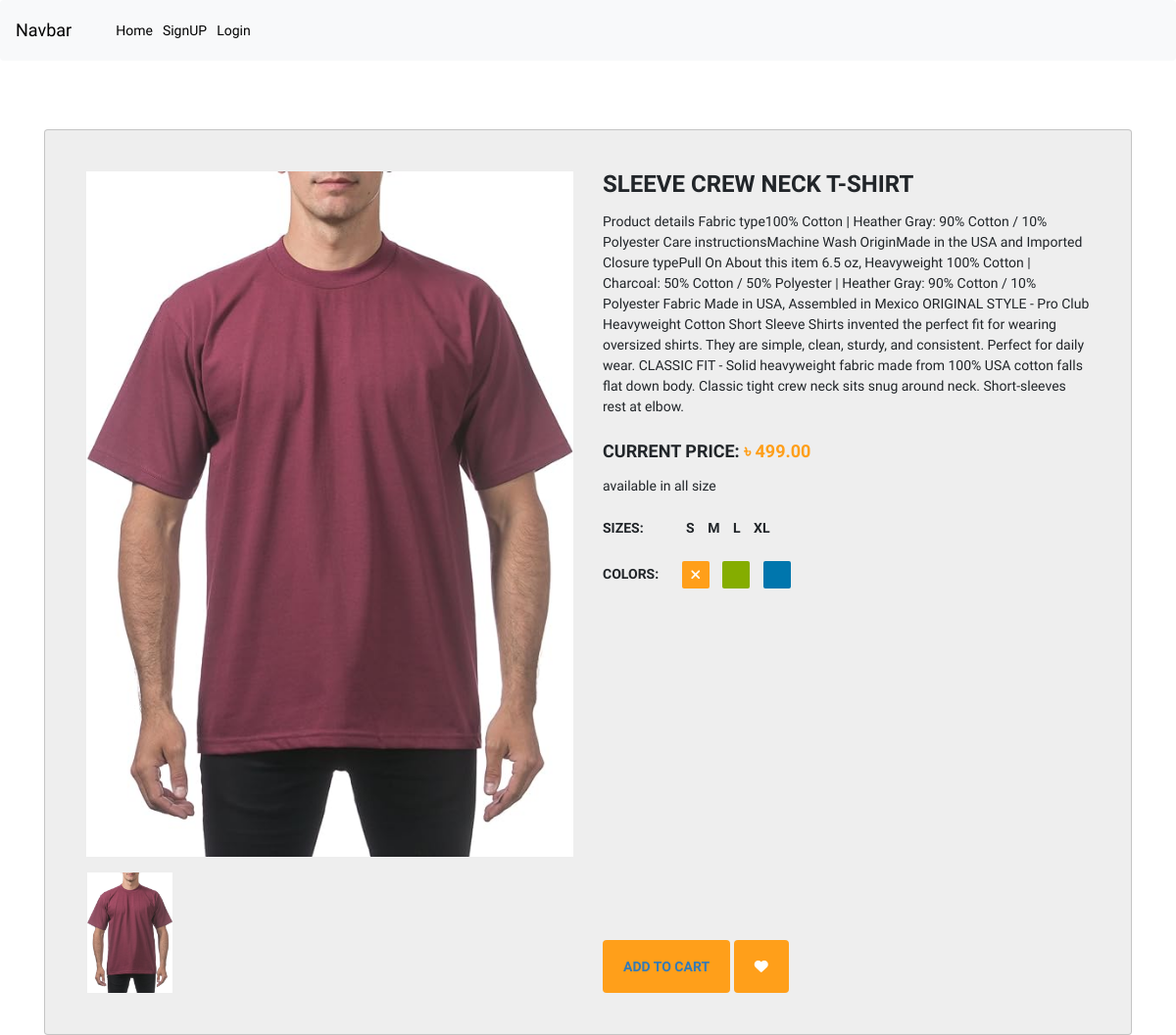
The app's page /pd/2 with its own data.
### App_shop/models.py (models this page shows, shortened)
class Products(models.Model):
    image = models.ImageField(upload_to='product-images')
    name = models.CharField(max_length=264)
    category = models.ForeignKey(Category,on_delete=models.CASCADE,related_name='category')
    preview_text = models.CharField(max_length=924)
    detail_text = models.CharField(max_length=1000)
    price = models.FloatField()
    old_price = models.FloatField(default=0.00)
    created = models.DateTimeField(auto_now_add=True)
    class Meta:
        ordering = ['-created']

### App_shop/views.py (the view)
# urls.py: path('pd/<pk>',ProductDetail.as_view(),name='pd')
class ProductDetail(DetailView):
    model = Products
    template_name = 'App_shop/pd.html'
    context_object_name = 'object'

### templates/App_shop/pd.html (shortened to what this page needs)
{%extends 'base.html' %}
{%block body_block%}
{% load static %}
<link href="//maxcdn.bootstrapcdn.com/bootstrap/3.3.0/css/bootstrap.min.css" rel="stylesheet" id="bootstrap-css">
<link rel="stylesheet" href="{% static 'css/pd.css' %}">
    <link href="https://maxcdn.bootstrapcdn.com/font-awesome/4.7.0/css/font-awesome.min.css" rel="stylesheet">
	<div class="container">
		<div class="card">
			<div class="container-fliud">
				<div class="wrapper row">
					<div class="preview col-md-6">
						<div class="preview-pic tab-content">
						  <div class="tab-pane active" id="pic-1"><img src="{{object.image.url}}" /></div>
						</div>
						<ul class="preview-thumbnail nav nav-tabs">
						  <li><a data-target="#pic-5" data-toggle="tab"><img src="{{object.image.url}}" /></a></li>
						</ul>
					</div>
					<div class="details col-md-6">
						<h3 class="product-title">{{object.name}}</h3>
						<p class="product-description">{{object.detail_text}}</p>
						<h4 class="price">current price: <span>&#2547 {{object.price|floatformat:2}}</span></h4>
						<p class="vote"> available in all size</p>
						<h5 class="sizes">sizes:
							<span class="size" data-toggle="tooltip" title="small">s</span>
							<span class="size" data-toggle="tooltip" title="medium">m</span>
							<span class="size" data-toggle="tooltip" title="large">l</span>
							<span class="size" data-toggle="tooltip" title="xtra large">xl</span>
						</h5>
						<h5 class="colors">colors:
							<span class="color orange not-available" data-toggle="tooltip" title="Not In store"></span>
							<span class="color green"></span>
							<span class="color blue"></span>
						</h5>
						<div class="action">
							<button class="add-to-cart btn btn-default" type="button"><a href="{% url 'add' pk=object.pk %}" style="text-decoration: none;">add to cart</a></button>
							<button class="like btn btn-default" type="button"><span class="fa fa-heart"></span></button>
						</div>
					</div>
				</div>
			</div>
		</div>
	</div>
{%endblock%}

### templates/base.html (shortened to what this page needs)
<!doctype html>
{% load cart_tag %}
<html lang="en">
  <head>
    <link href="https://cdn.jsdelivr.net/npm/bootstrap@5.3.3/dist/css/bootstrap.min.css" rel="stylesheet">
  </head>
  <body>
    <nav class="navbar navbar-expand-lg bg-body-tertiary">
      <div class="container-fluid">
        <a class="navbar-brand" href="#">Navbar</a>
        <div class="collapse navbar-collapse" id="navbarNav">
          <ul class="navbar-nav">
            <li class="nav-item">
              <a class="nav-link active" aria-current="page" href="{% url 'home' %}">Home</a>
            </li>
            {% if not user.is_authenticated %}
            <li class="nav-item">
              <a class="nav-link active" aria-current="page" href="{% url 'signup'%}">SignUP</a>
            </li>
            <li class="nav-item">
              <a class="nav-link active" aria-current="page" href="{% url 'login' %}">Login</a>
            </li>
            {% endif %}
          </ul>
        </div>
      </div>
    </nav>
{%block body_block%}{%endblock%}
  </body>
</html>

### static/css/pd.css (style rules this page uses)
body { font-family: 'open sans'; overflow-x: hidden; }
img { max-width: 100%; }
.preview { display: -webkit-box; display: -webkit-flex; display: -ms-flexbox; display: flex; -webkit-box-orient: vertical; -webkit-box-direction: normal; -webkit-flex-direction: column; -ms-flex-direction: column; flex-direction: column; }
.preview-pic { -webkit-box-flex: 1; -webkit-flex-grow: 1; -ms-flex-positive: 1; flex-grow: 1; }
.preview-thumbnail.nav-tabs { border: none; margin-top: 15px; }
.preview-thumbnail.nav-tabs li { width: 18%; margin-right: 2.5%; }
.preview-thumbnail.nav-tabs li img { max-width: 100%; display: block; }
.preview-thumbnail.nav-tabs li a { padding: 0; margin: 0; }
.preview-thumbnail.nav-tabs li:last-of-type { margin-right: 0; }
.tab-content { overflow: hidden; }
.tab-content img { width: 100%; -webkit-animation-name: opacity; animation-name: opacity; -webkit-animation-duration: .3s; animation-duration: .3s; }
.card { margin-top: 50px; background: #eee; padding: 3em; line-height: 1.5em; }
@media screen and (min-width: 997px) { .wrapper { display: -webkit-box; display: -webkit-flex; display: -ms-flexbox; display: flex; } }
.details { display: -webkit-box; display: -webkit-flex; display: -ms-flexbox; display: flex; -webkit-box-orient: vertical; -webkit-box-direction: normal; -webkit-flex-direction: column; -ms-flex-direction: column; flex-direction: column; }
.colors { -webkit-box-flex: 1; -webkit-flex-grow: 1; -ms-flex-positive: 1; flex-grow: 1; }
.product-title, .price, .sizes, .colors { text-transform: UPPERCASE; font-weight: bold; }
.checked, .price span { color: #ff9f1a; }
.product-title, .rating, .product-description, .price, .vote, .sizes { margin-bottom: 15px; }
.product-title { margin-top: 0; }
.size { margin-right: 10px; }
.size:first-of-type { margin-left: 40px; }
.color { display: inline-block; vertical-align: middle; margin-right: 10px; height: 2em; width: 2em; border-radius: 2px; }
.color:first-of-type { margin-left: 20px; }
.add-to-cart, .like { background: #ff9f1a; padding: 1.2em 1.5em; border: none; text-transform: UPPERCASE; font-weight: bold; color: #fff; -webkit-transition: background .3s ease; transition: background .3s ease; }
.not-available { text-align: center; line-height: 2em; }
.not-available:before { font-family: fontawesome; content: "\f00d"; color: #fff; }
.orange { background: #ff9f1a; }
.green { background: #85ad00; }
.blue { background: #0076ad; }

### records on screen
Products: image (picture), name "SLEEVE CREW NECK T-SHIRT", detail_text "Product details Fabric type100% Cotton | Heather Gray: 90% Cotton / 10% Polyester Care instructionsMachine Wash OriginMade in the USA and Imported Closure typePull On About this item 6.5 oz, Heavyweight 100% Cotton | Charcoal: 50% Cotton / 50% Polyester | Heather Gray: 90% Cotton / 10% Polyester Fabric Made in USA, Assembled in Mexico ORIGINAL STYLE - Pro Club Heavyweight Cotton Short Sleeve Shirts invented the perfect fit for wearing oversized shirts. They are simple, clean, sturdy, and consistent. Perfect for daily wear. CLASSIC FIT - Solid heavyweight fabric made from 100% USA cotton falls flat down body. Classic tight crew neck sits snug around neck. Short-sleeves rest at elbow.", price "499.00"
